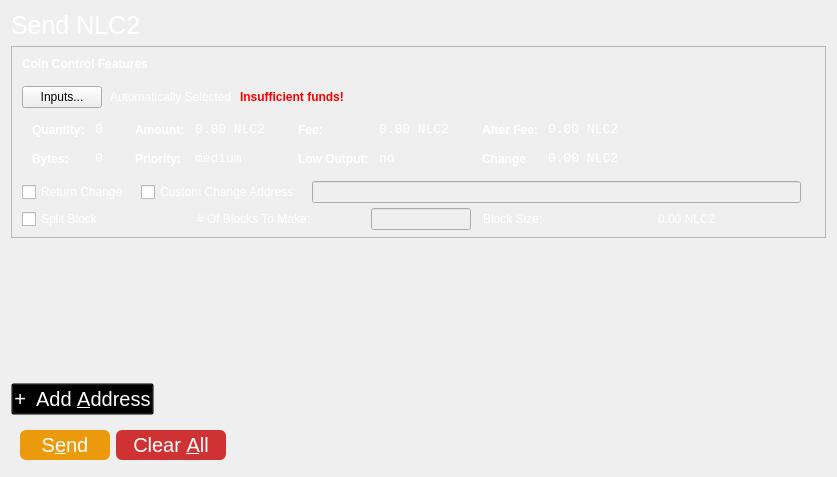
<?xml version="1.0" encoding="UTF-8"?>
<ui version="4.0">
 <class>SendCoinsDialog</class>
 <widget class="QDialog" name="SendCoinsDialog">
  <property name="geometry">
   <rect>
    <x>0</x>
    <y>0</y>
    <width>837</width>
    <height>477</height>
   </rect>
  </property>
  <property name="windowTitle">
   <string>Send Coins</string>
  </property>
  <property name="styleSheet">
   <string notr="true"/>
  </property>
  <layout class="QVBoxLayout" name="verticalLayout" stretch="0,0,1,0,0">
   <property name="bottomMargin">
    <number>8</number>
   </property>
   <item>
    <widget class="QLabel" name="label_2">
     <property name="styleSheet">
      <string notr="true">font-size: 25px;
background: transparent;
color: white;</string>
     </property>
     <property name="text">
      <string>Send NLC2</string>
     </property>
    </widget>
   </item>
   <item>
    <widget class="QFrame" name="frameCoinControl">
     <property name="sizePolicy">
      <sizepolicy hsizetype="Expanding" vsizetype="Expanding">
       <horstretch>0</horstretch>
       <verstretch>0</verstretch>
      </sizepolicy>
     </property>
     <property name="maximumSize">
      <size>
       <width>16777215</width>
       <height>16777215</height>
      </size>
     </property>
     <property name="frameShape">
      <enum>QFrame::StyledPanel</enum>
     </property>
     <property name="frameShadow">
      <enum>QFrame::Sunken</enum>
     </property>
     <layout class="QVBoxLayout" name="verticalLayoutCoinControl2">
      <property name="spacing">
       <number>6</number>
      </property>
      <property name="leftMargin">
       <number>0</number>
      </property>
      <property name="topMargin">
       <number>0</number>
      </property>
      <property name="rightMargin">
       <number>0</number>
      </property>
      <property name="bottomMargin">
       <number>6</number>
      </property>
      <item>
       <layout class="QVBoxLayout" name="verticalLayoutCoinControl" stretch="0,0,0,0,1,0">
        <property name="spacing">
         <number>0</number>
        </property>
        <property name="leftMargin">
         <number>10</number>
        </property>
        <property name="topMargin">
         <number>10</number>
        </property>
        <item>
         <layout class="QHBoxLayout" name="horizontalLayoutCoinControl1">
          <property name="bottomMargin">
           <number>15</number>
          </property>
          <item>
           <widget class="QLabel" name="labelCoinControlFeatures">
            <property name="sizePolicy">
             <sizepolicy hsizetype="Preferred" vsizetype="Maximum">
              <horstretch>0</horstretch>
              <verstretch>0</verstretch>
             </sizepolicy>
            </property>
            <property name="font">
             <font>
              <weight>75</weight>
              <bold>true</bold>
             </font>
            </property>
            <property name="styleSheet">
             <string notr="true">font-weight:bold;
color: white;</string>
            </property>
            <property name="text">
             <string>Coin Control Features</string>
            </property>
           </widget>
          </item>
         </layout>
        </item>
        <item>
         <layout class="QHBoxLayout" name="horizontalLayoutCoinControl2" stretch="0,0,0,0">
          <property name="spacing">
           <number>8</number>
          </property>
          <property name="bottomMargin">
           <number>10</number>
          </property>
          <item>
           <widget class="QPushButton" name="pushButtonCoinControl">
            <property name="styleSheet">
             <string notr="true"/>
            </property>
            <property name="text">
             <string>Inputs...</string>
            </property>
           </widget>
          </item>
          <item>
           <widget class="QLabel" name="labelCoinControlAutomaticallySelected">
            <property name="styleSheet">
             <string notr="true">color: white;</string>
            </property>
            <property name="text">
             <string>Automatically Selected</string>
            </property>
            <property name="margin">
             <number>5</number>
            </property>
           </widget>
          </item>
          <item>
           <widget class="QLabel" name="labelCoinControlInsuffFunds">
            <property name="font">
             <font>
              <weight>75</weight>
              <bold>true</bold>
             </font>
            </property>
            <property name="styleSheet">
             <string notr="true">color:red;font-weight:bold;</string>
            </property>
            <property name="text">
             <string>Insufficient funds!</string>
            </property>
            <property name="margin">
             <number>5</number>
            </property>
           </widget>
          </item>
          <item>
           <spacer name="horizontalSpacerCoinControl">
            <property name="orientation">
             <enum>Qt::Horizontal</enum>
            </property>
            <property name="sizeHint" stdset="0">
             <size>
              <width>40</width>
              <height>1</height>
             </size>
            </property>
           </spacer>
          </item>
         </layout>
        </item>
        <item>
         <widget class="QWidget" name="widgetCoinControl" native="true">
          <property name="sizePolicy">
           <sizepolicy hsizetype="Preferred" vsizetype="Preferred">
            <horstretch>0</horstretch>
            <verstretch>0</verstretch>
           </sizepolicy>
          </property>
          <property name="minimumSize">
           <size>
            <width>0</width>
            <height>0</height>
           </size>
          </property>
          <property name="styleSheet">
           <string notr="true"/>
          </property>
          <layout class="QHBoxLayout" name="horizontalLayoutCoinControl5">
           <property name="leftMargin">
            <number>0</number>
           </property>
           <property name="topMargin">
            <number>0</number>
           </property>
           <property name="rightMargin">
            <number>0</number>
           </property>
           <property name="bottomMargin">
            <number>0</number>
           </property>
           <item>
            <layout class="QHBoxLayout" name="horizontalLayoutCoinControl3" stretch="0,0,0,1">
             <property name="spacing">
              <number>20</number>
             </property>
             <property name="topMargin">
              <number>0</number>
             </property>
             <property name="bottomMargin">
              <number>10</number>
             </property>
             <item>
              <layout class="QFormLayout" name="formLayoutCoinControl1">
               <property name="horizontalSpacing">
                <number>10</number>
               </property>
               <property name="verticalSpacing">
                <number>14</number>
               </property>
               <property name="leftMargin">
                <number>10</number>
               </property>
               <property name="topMargin">
                <number>4</number>
               </property>
               <property name="rightMargin">
                <number>6</number>
               </property>
               <item row="0" column="0">
                <widget class="QLabel" name="labelCoinControlQuantityText">
                 <property name="styleSheet">
                  <string notr="true">color: white;
font-weight:bold;</string>
                 </property>
                 <property name="text">
                  <string>Quantity:</string>
                 </property>
                 <property name="margin">
                  <number>0</number>
                 </property>
                </widget>
               </item>
               <item row="0" column="1">
                <widget class="QLabel" name="labelCoinControlQuantity">
                 <property name="font">
                  <font>
                   <family>Monospace</family>
                   <pointsize>10</pointsize>
                  </font>
                 </property>
                 <property name="cursor">
                  <cursorShape>IBeamCursor</cursorShape>
                 </property>
                 <property name="contextMenuPolicy">
                  <enum>Qt::ActionsContextMenu</enum>
                 </property>
                 <property name="styleSheet">
                  <string notr="true">color: white;</string>
                 </property>
                 <property name="text">
                  <string>0</string>
                 </property>
                 <property name="margin">
                  <number>0</number>
                 </property>
                 <property name="textInteractionFlags">
                  <set>Qt::LinksAccessibleByMouse|Qt::TextSelectableByKeyboard|Qt::TextSelectableByMouse</set>
                 </property>
                </widget>
               </item>
               <item row="1" column="0">
                <widget class="QLabel" name="labelCoinControlBytesText">
                 <property name="styleSheet">
                  <string notr="true">color: white;
font-weight:bold;</string>
                 </property>
                 <property name="text">
                  <string>Bytes:</string>
                 </property>
                </widget>
               </item>
               <item row="1" column="1">
                <widget class="QLabel" name="labelCoinControlBytes">
                 <property name="font">
                  <font>
                   <family>Monospace</family>
                   <pointsize>10</pointsize>
                  </font>
                 </property>
                 <property name="cursor">
                  <cursorShape>IBeamCursor</cursorShape>
                 </property>
                 <property name="contextMenuPolicy">
                  <enum>Qt::ActionsContextMenu</enum>
                 </property>
                 <property name="styleSheet">
                  <string notr="true">color: white;</string>
                 </property>
                 <property name="text">
                  <string>0</string>
                 </property>
                 <property name="textInteractionFlags">
                  <set>Qt::LinksAccessibleByMouse|Qt::TextSelectableByKeyboard|Qt::TextSelectableByMouse</set>
                 </property>
                </widget>
               </item>
              </layout>
             </item>
             <item>
              <layout class="QFormLayout" name="formLayoutCoinControl2">
               <property name="horizontalSpacing">
                <number>10</number>
               </property>
               <property name="verticalSpacing">
                <number>14</number>
               </property>
               <property name="leftMargin">
                <number>6</number>
               </property>
               <property name="topMargin">
                <number>4</number>
               </property>
               <property name="rightMargin">
                <number>6</number>
               </property>
               <item row="0" column="0">
                <widget class="QLabel" name="labelCoinControlAmountText">
                 <property name="styleSheet">
                  <string notr="true">font-weight:bold;
color: white;</string>
                 </property>
                 <property name="text">
                  <string>Amount:</string>
                 </property>
                 <property name="margin">
                  <number>0</number>
                 </property>
                </widget>
               </item>
               <item row="0" column="1">
                <widget class="QLabel" name="labelCoinControlAmount">
                 <property name="font">
                  <font>
                   <family>Monospace</family>
                   <pointsize>10</pointsize>
                  </font>
                 </property>
                 <property name="cursor">
                  <cursorShape>IBeamCursor</cursorShape>
                 </property>
                 <property name="contextMenuPolicy">
                  <enum>Qt::ActionsContextMenu</enum>
                 </property>
                 <property name="styleSheet">
                  <string notr="true">color: white;</string>
                 </property>
                 <property name="text">
                  <string>0.00 NLC2</string>
                 </property>
                 <property name="textInteractionFlags">
                  <set>Qt::LinksAccessibleByMouse|Qt::TextSelectableByKeyboard|Qt::TextSelectableByMouse</set>
                 </property>
                </widget>
               </item>
               <item row="1" column="0">
                <widget class="QLabel" name="labelCoinControlPriorityText">
                 <property name="styleSheet">
                  <string notr="true">color: white;
font-weight:bold;</string>
                 </property>
                 <property name="text">
                  <string>Priority:</string>
                 </property>
                </widget>
               </item>
               <item row="1" column="1">
                <widget class="QLabel" name="labelCoinControlPriority">
                 <property name="font">
                  <font>
                   <family>Monospace</family>
                   <pointsize>10</pointsize>
                  </font>
                 </property>
                 <property name="cursor">
                  <cursorShape>IBeamCursor</cursorShape>
                 </property>
                 <property name="contextMenuPolicy">
                  <enum>Qt::ActionsContextMenu</enum>
                 </property>
                 <property name="styleSheet">
                  <string notr="true">color: white;</string>
                 </property>
                 <property name="text">
                  <string>medium</string>
                 </property>
                 <property name="textInteractionFlags">
                  <set>Qt::LinksAccessibleByMouse|Qt::TextSelectableByKeyboard|Qt::TextSelectableByMouse</set>
                 </property>
                </widget>
               </item>
              </layout>
             </item>
             <item>
              <layout class="QFormLayout" name="formLayoutCoinControl3">
               <property name="horizontalSpacing">
                <number>10</number>
               </property>
               <property name="verticalSpacing">
                <number>14</number>
               </property>
               <property name="leftMargin">
                <number>6</number>
               </property>
               <property name="topMargin">
                <number>4</number>
               </property>
               <property name="rightMargin">
                <number>6</number>
               </property>
               <item row="0" column="0">
                <widget class="QLabel" name="labelCoinControlFeeText">
                 <property name="styleSheet">
                  <string notr="true">color: white;
font-weight:bold;</string>
                 </property>
                 <property name="text">
                  <string>Fee:</string>
                 </property>
                 <property name="margin">
                  <number>0</number>
                 </property>
                </widget>
               </item>
               <item row="0" column="1">
                <widget class="QLabel" name="labelCoinControlFee">
                 <property name="font">
                  <font>
                   <family>Monospace</family>
                   <pointsize>10</pointsize>
                  </font>
                 </property>
                 <property name="cursor">
                  <cursorShape>IBeamCursor</cursorShape>
                 </property>
                 <property name="contextMenuPolicy">
                  <enum>Qt::ActionsContextMenu</enum>
                 </property>
                 <property name="styleSheet">
                  <string notr="true">color: white;</string>
                 </property>
                 <property name="text">
                  <string>0.00 NLC2</string>
                 </property>
                 <property name="textInteractionFlags">
                  <set>Qt::LinksAccessibleByMouse|Qt::TextSelectableByKeyboard|Qt::TextSelectableByMouse</set>
                 </property>
                </widget>
               </item>
               <item row="1" column="0">
                <widget class="QLabel" name="labelCoinControlLowOutputText">
                 <property name="styleSheet">
                  <string notr="true">color: white;
font-weight:bold;</string>
                 </property>
                 <property name="text">
                  <string>Low Output:</string>
                 </property>
                </widget>
               </item>
               <item row="1" column="1">
                <widget class="QLabel" name="labelCoinControlLowOutput">
                 <property name="font">
                  <font>
                   <family>Monospace</family>
                   <pointsize>10</pointsize>
                  </font>
                 </property>
                 <property name="cursor">
                  <cursorShape>IBeamCursor</cursorShape>
                 </property>
                 <property name="contextMenuPolicy">
                  <enum>Qt::ActionsContextMenu</enum>
                 </property>
                 <property name="styleSheet">
                  <string notr="true">color: white;</string>
                 </property>
                 <property name="text">
                  <string>no</string>
                 </property>
                 <property name="textInteractionFlags">
                  <set>Qt::LinksAccessibleByMouse|Qt::TextSelectableByKeyboard|Qt::TextSelectableByMouse</set>
                 </property>
                </widget>
               </item>
              </layout>
             </item>
             <item>
              <layout class="QFormLayout" name="formLayoutCoinControl4">
               <property name="fieldGrowthPolicy">
                <enum>QFormLayout::AllNonFixedFieldsGrow</enum>
               </property>
               <property name="horizontalSpacing">
                <number>10</number>
               </property>
               <property name="verticalSpacing">
                <number>14</number>
               </property>
               <property name="leftMargin">
                <number>6</number>
               </property>
               <property name="topMargin">
                <number>4</number>
               </property>
               <property name="rightMargin">
                <number>6</number>
               </property>
               <item row="0" column="0">
                <widget class="QLabel" name="labelCoinControlAfterFeeText">
                 <property name="styleSheet">
                  <string notr="true">color: white;
font-weight:bold;</string>
                 </property>
                 <property name="text">
                  <string>After Fee:</string>
                 </property>
                 <property name="margin">
                  <number>0</number>
                 </property>
                </widget>
               </item>
               <item row="0" column="1">
                <widget class="QLabel" name="labelCoinControlAfterFee">
                 <property name="font">
                  <font>
                   <family>Monospace</family>
                   <pointsize>10</pointsize>
                  </font>
                 </property>
                 <property name="cursor">
                  <cursorShape>IBeamCursor</cursorShape>
                 </property>
                 <property name="contextMenuPolicy">
                  <enum>Qt::ActionsContextMenu</enum>
                 </property>
                 <property name="styleSheet">
                  <string notr="true">color: white;</string>
                 </property>
                 <property name="text">
                  <string>0.00 NLC2</string>
                 </property>
                 <property name="textInteractionFlags">
                  <set>Qt::LinksAccessibleByMouse|Qt::TextSelectableByKeyboard|Qt::TextSelectableByMouse</set>
                 </property>
                </widget>
               </item>
               <item row="1" column="0">
                <widget class="QLabel" name="labelCoinControlChangeText">
                 <property name="styleSheet">
                  <string notr="true">color: white;
font-weight:bold;</string>
                 </property>
                 <property name="text">
                  <string>Change</string>
                 </property>
                </widget>
               </item>
               <item row="1" column="1">
                <widget class="QLabel" name="labelCoinControlChange">
                 <property name="font">
                  <font>
                   <family>Monospace</family>
                   <pointsize>10</pointsize>
                  </font>
                 </property>
                 <property name="cursor">
                  <cursorShape>IBeamCursor</cursorShape>
                 </property>
                 <property name="contextMenuPolicy">
                  <enum>Qt::ActionsContextMenu</enum>
                 </property>
                 <property name="styleSheet">
                  <string notr="true">color: white;</string>
                 </property>
                 <property name="text">
                  <string>0.00 NLC2</string>
                 </property>
                 <property name="textInteractionFlags">
                  <set>Qt::LinksAccessibleByMouse|Qt::TextSelectableByKeyboard|Qt::TextSelectableByMouse</set>
                 </property>
                </widget>
               </item>
              </layout>
             </item>
            </layout>
           </item>
          </layout>
         </widget>
        </item>
        <item>
         <layout class="QHBoxLayout" name="horizontalLayoutCoinControl4" stretch="0,0,0,0">
          <property name="spacing">
           <number>12</number>
          </property>
          <property name="sizeConstraint">
           <enum>QLayout::SetDefaultConstraint</enum>
          </property>
          <property name="topMargin">
           <number>5</number>
          </property>
          <property name="rightMargin">
           <number>5</number>
          </property>
          <item>
           <widget class="QCheckBox" name="returnChangeCheckBox">
            <property name="styleSheet">
             <string notr="true">color: white;</string>
            </property>
            <property name="text">
             <string>Return Change</string>
            </property>
           </widget>
          </item>
          <item>
           <widget class="QCheckBox" name="checkBoxCoinControlChange">
            <property name="styleSheet">
             <string notr="true">color: white;</string>
            </property>
            <property name="text">
             <string>Custom Change Address</string>
            </property>
           </widget>
          </item>
          <item>
           <widget class="QLineEdit" name="lineEditCoinControlChange">
            <property name="enabled">
             <bool>false</bool>
            </property>
            <property name="sizePolicy">
             <sizepolicy hsizetype="Expanding" vsizetype="Fixed">
              <horstretch>0</horstretch>
              <verstretch>0</verstretch>
             </sizepolicy>
            </property>
           </widget>
          </item>
          <item>
           <widget class="QLabel" name="labelCoinControlChangeLabel">
            <property name="sizePolicy">
             <sizepolicy hsizetype="Preferred" vsizetype="Expanding">
              <horstretch>0</horstretch>
              <verstretch>0</verstretch>
             </sizepolicy>
            </property>
            <property name="minimumSize">
             <size>
              <width>0</width>
              <height>0</height>
             </size>
            </property>
            <property name="text">
             <string/>
            </property>
            <property name="margin">
             <number>3</number>
            </property>
           </widget>
          </item>
         </layout>
        </item>
        <item>
         <layout class="QHBoxLayout" name="horizontalLayoutCoinControl4a" stretch="0,0,0,0,0">
          <property name="spacing">
           <number>12</number>
          </property>
          <property name="sizeConstraint">
           <enum>QLayout::SetDefaultConstraint</enum>
          </property>
          <property name="topMargin">
           <number>5</number>
          </property>
          <property name="rightMargin">
           <number>5</number>
          </property>
          <item>
           <widget class="QCheckBox" name="splitBlockCheckBox">
            <property name="styleSheet">
             <string notr="true">color: white;</string>
            </property>
            <property name="text">
             <string>Split Block</string>
            </property>
           </widget>
          </item>
          <item>
           <widget class="QLabel" name="labelBlocksToMakeText">
            <property name="enabled">
             <bool>false</bool>
            </property>
            <property name="styleSheet">
             <string notr="true">color: white;</string>
            </property>
            <property name="text">
             <string># Of Blocks To Make:</string>
            </property>
           </widget>
          </item>
          <item>
           <widget class="QLineEdit" name="splitBlockLineEdit">
            <property name="enabled">
             <bool>false</bool>
            </property>
            <property name="sizePolicy">
             <sizepolicy hsizetype="Fixed" vsizetype="Fixed">
              <horstretch>0</horstretch>
              <verstretch>0</verstretch>
             </sizepolicy>
            </property>
            <property name="maximumSize">
             <size>
              <width>100</width>
              <height>16777215</height>
             </size>
            </property>
           </widget>
          </item>
          <item>
           <widget class="QLabel" name="labelBlockSizeText">
            <property name="enabled">
             <bool>false</bool>
            </property>
            <property name="styleSheet">
             <string notr="true">color: white;</string>
            </property>
            <property name="text">
             <string>Block Size:</string>
            </property>
           </widget>
          </item>
          <item>
           <widget class="QLabel" name="labelBlockSize">
            <property name="enabled">
             <bool>false</bool>
            </property>
            <property name="styleSheet">
             <string notr="true">color: white;</string>
            </property>
            <property name="text">
             <string>0.00 NLC2</string>
            </property>
           </widget>
          </item>
         </layout>
        </item>
        <item>
         <spacer name="verticalSpacerCoinControl">
          <property name="orientation">
           <enum>Qt::Vertical</enum>
          </property>
          <property name="sizeHint" stdset="0">
           <size>
            <width>800</width>
            <height>1</height>
           </size>
          </property>
         </spacer>
        </item>
       </layout>
      </item>
     </layout>
    </widget>
   </item>
   <item>
    <widget class="QScrollArea" name="scrollArea">
     <property name="styleSheet">
      <string notr="true">background: transparent;</string>
     </property>
     <property name="widgetResizable">
      <bool>true</bool>
     </property>
     <widget class="QWidget" name="scrollAreaWidgetContents">
      <property name="geometry">
       <rect>
        <x>0</x>
        <y>0</y>
        <width>811</width>
        <height>86</height>
       </rect>
      </property>
      <layout class="QVBoxLayout" name="verticalLayout_2">
       <property name="leftMargin">
        <number>0</number>
       </property>
       <property name="topMargin">
        <number>0</number>
       </property>
       <property name="rightMargin">
        <number>0</number>
       </property>
       <property name="bottomMargin">
        <number>0</number>
       </property>
       <item>
        <layout class="QVBoxLayout" name="entries">
         <property name="spacing">
          <number>6</number>
         </property>
        </layout>
       </item>
       <item>
        <spacer name="verticalSpacer">
         <property name="orientation">
          <enum>Qt::Vertical</enum>
         </property>
         <property name="sizeHint" stdset="0">
          <size>
           <width>20</width>
           <height>40</height>
          </size>
         </property>
        </spacer>
       </item>
      </layout>
     </widget>
    </widget>
   </item>
   <item>
    <layout class="QHBoxLayout" name="horizontalLayout">
     <item>
      <widget class="QPushButton" name="addButton">
       <property name="toolTip">
        <string>Send to multiple recipients at once</string>
       </property>
       <property name="autoFillBackground">
        <bool>false</bool>
       </property>
       <property name="styleSheet">
        <string notr="true">QPushButton {  font-size: 20px;
color: white;
background-color: transparent;
}
</string>
       </property>
       <property name="text">
        <string>+  Add &amp;Address</string>
       </property>
       <property name="autoDefault">
        <bool>false</bool>
       </property>
      </widget>
     </item>
     <item>
      <layout class="QHBoxLayout" name="horizontalLayout_2">
       <property name="spacing">
        <number>3</number>
       </property>
      </layout>
     </item>
     <item>
      <spacer name="horizontalSpacer">
       <property name="orientation">
        <enum>Qt::Horizontal</enum>
       </property>
       <property name="sizeHint" stdset="0">
        <size>
         <width>40</width>
         <height>20</height>
        </size>
       </property>
      </spacer>
     </item>
    </layout>
   </item>
   <item>
    <widget class="QWidget" name="horizontalWidget" native="true">
     <layout class="QHBoxLayout" name="horizontalLayout_4">
      <item>
       <widget class="QPushButton" name="sendButton">
        <property name="minimumSize">
         <size>
          <width>90</width>
          <height>30</height>
         </size>
        </property>
        <property name="acceptDrops">
         <bool>true</bool>
        </property>
        <property name="toolTip">
         <string>Confirm the send action</string>
        </property>
        <property name="autoFillBackground">
         <bool>false</bool>
        </property>
        <property name="styleSheet">
         <string notr="true">QPushButton {font-size: 20px;
color: white;
background-color: #eb9a0d;
border-radius: 6px;
}
</string>
        </property>
        <property name="text">
         <string>S&amp;end</string>
        </property>
        <property name="default">
         <bool>true</bool>
        </property>
       </widget>
      </item>
      <item>
       <widget class="QPushButton" name="clearButton">
        <property name="sizePolicy">
         <sizepolicy hsizetype="Minimum" vsizetype="Fixed">
          <horstretch>0</horstretch>
          <verstretch>0</verstretch>
         </sizepolicy>
        </property>
        <property name="minimumSize">
         <size>
          <width>110</width>
          <height>30</height>
         </size>
        </property>
        <property name="toolTip">
         <string>Remove all transaction fields</string>
        </property>
        <property name="styleSheet">
         <string notr="true">QPushButton { font-size: 20px;
color: white;
background-color: #cf3232;
border-radius: 6px;
}
</string>
        </property>
        <property name="text">
         <string>Clear &amp;All</string>
        </property>
        <property name="autoRepeatDelay">
         <number>300</number>
        </property>
        <property name="autoDefault">
         <bool>false</bool>
        </property>
       </widget>
      </item>
      <item>
       <spacer name="horizontalSpacer_2">
        <property name="orientation">
         <enum>Qt::Horizontal</enum>
        </property>
        <property name="sizeHint" stdset="0">
         <size>
          <width>40</width>
          <height>20</height>
         </size>
        </property>
       </spacer>
      </item>
     </layout>
    </widget>
   </item>
  </layout>
 </widget>
 <resources/>
 <connections/>
</ui>
